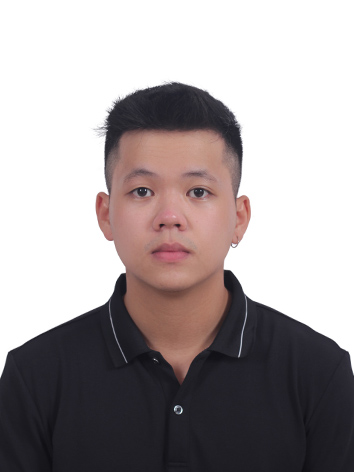
#> input picture test.jpg, 354 x 472 px
$ python -i 'Image Augmentaion Part3.py'   (imports and definitions only)   (older library calls are emulated)
#> lines starting #> are read from the running program, lines starting #| are printed output that depends on the picture; after the words box and inside, x2 and y2 are one past the last pixel; in counts of white or black regions, pixels touching at a corner belong together
#> further down, picture is the input picture: shape (472, 354, 3); mean B, G, R 160.7, 159.8, 167.1
import cv2
from skimage.exposure import rescale_intensity
from skimage.segmentation import slic
from skimage.util import img_as_float
from skimage import io
import numpy as np

Folder_name="augmented_image_part3"
Extension=".jpg"

# [9 lines left out: functions sharpen_image, emboss_image, not called in this run]

def edge_image(image,ksize):
    image = cv2.Sobel(image,cv2.CV_16U,1,0,ksize=ksize)
    cv2.imwrite(Folder_name + "/Edge-"+str(ksize) + Extension, image)

def addeptive_gaussian_noise(image):
    h,s,v=cv2.split(image)
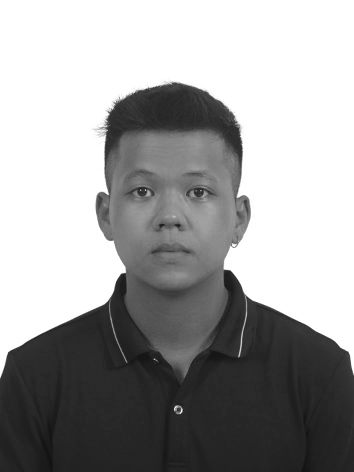
#> h: shape (472, 354); min 17, max 255, mean 160.7
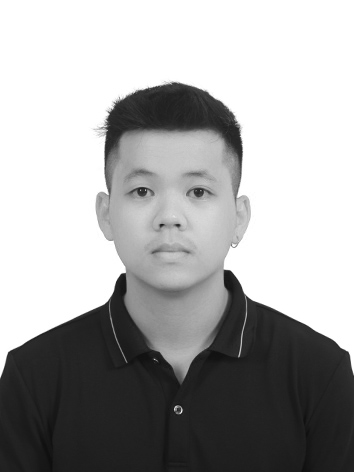
#> v: shape (472, 354); min 13, max 255, mean 167.1
    s = cv2.adaptiveThreshold(s, 255, cv2.ADAPTIVE_THRESH_GAUSSIAN_C, cv2.THRESH_BINARY_INV, 11, 2)
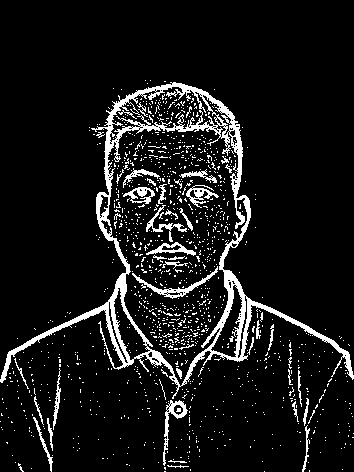
#> s: shape (472, 354); 9.2% white; 1219 white regions (1174 under 20 px), largest, box (x1, y1, x2, y2) and area: (0, 82, 354, 399) 8560, (132, 266, 218, 299) 421, (163, 400, 188, 466) 346
    h = cv2.adaptiveThreshold(h, 255, cv2.ADAPTIVE_THRESH_GAUSSIAN_C, cv2.THRESH_BINARY_INV, 11, 2)
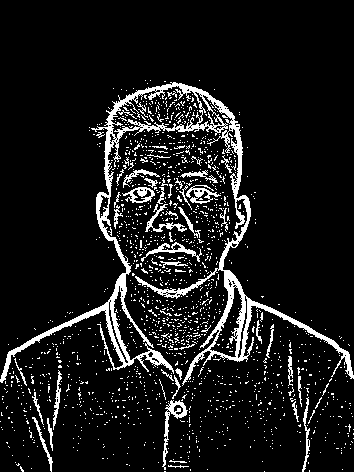
#> h: shape (472, 354); 9.9% white; 1532 white regions (1479 under 20 px), largest, box (x1, y1, x2, y2) and area: (0, 82, 354, 386) 8696, (162, 400, 188, 470) 381, (141, 242, 202, 262) 288
    v = cv2.adaptiveThreshold(v, 255, cv2.ADAPTIVE_THRESH_GAUSSIAN_C, cv2.THRESH_BINARY_INV, 11, 2)
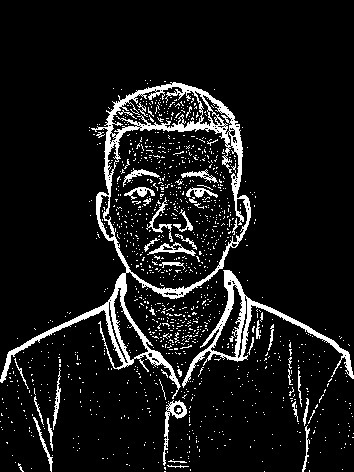
#> v: shape (472, 354); 9% white; 1208 white regions (1166 under 20 px), largest, box (x1, y1, x2, y2) and area: (0, 82, 251, 399) 6919, (182, 270, 354, 388) 2249, (163, 400, 187, 466) 341
    image=cv2.merge([h,s,v])
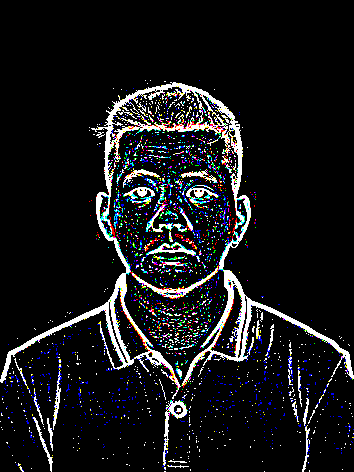
#> image: shape (472, 354, 3); mean B, G, R 25.3, 23.4, 23
    cv2.imwrite(Folder_name + "/Addeptive_gaussian_noise-" + Extension, image)

# [36 lines left out: functions salt_image, paper_image, salt_and_paper_image, contrast_image, not called in this run]

def edge_detect_canny_image(image,th1,th2):
    image = cv2.Canny(image,th1,th2)
    cv2.imwrite(Folder_name + "/Edge Canny-" + str(th1) + "*" + str(th2) + Extension, image)

def grayscale_image(image):
    image= cv2.cvtColor(image, cv2.COLOR_BGR2GRAY)
    cv2.imwrite(Folder_name + "/Grayscale-" + Extension, image)


image_file="Resize-450*400.jpg"
# [34 lines not run here, left out]

>>> import cv2
>>> picture = cv2.imread('test.jpg')
>>> result = addeptive_gaussian_noise(picture)
